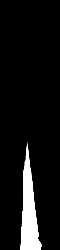

Here is the Python script that generated this plot:
"""
Script to perfrom a fisheye correction followed by birdeye view 

Usage:
    birdseye.py  [--in=<image_pth>] [--out=<image_pth>] 

Options:
    -i --in=<image_pth>   Path to find the raw image [default: /home/brian/Downloads/labels]
    -o --out=<image_pth>  Path to put the processed image [default: /home/brian/Downloads/train_data/Masks]

"""
from docopt import docopt
import numpy as np
import cv2
import os
import matplotlib.pyplot as plt  

def camera_matrix(intrinsics):
    """
    Returns a camera matrix K from librealsense intrinsics
    """
    return np.array([[intrinsics["fx"],             0, intrinsics["ppx"]],
                     [            0, intrinsics["fy"], intrinsics["ppy"]],
                     [            0,             0,              1]])

def fisheye_distortion(intrinsics):
    """
    Returns the fisheye distortion from librealsense intrinsics
    """
    return np.array(intrinsics["coeffs"][:4])

def undistort(img):    
    """
    Perform a fisheye undistort  
    """
    leftcam = {
    "width": 848,
    "height": 800, 
    "ppx": 432.782, "ppy": 406.656, 
    "fx": 285.247, "fy": 286.178, 
    "model": 5, 
    "coeffs": [-0.00460218, 0.0404374, -0.0388418, 0.00706689, 0]
    }

    # Translate the intrinsics from librealsense into OpenCV
    K  = camera_matrix(leftcam)
    D  = fisheye_distortion(leftcam)
    DIM = (leftcam["width"], leftcam["height"])
    print("camera_matrix:", K)
    print("distortion:",D)
    print("camera:", DIM)
   
    map1, map2 = cv2.fisheye.initUndistortRectifyMap(K, D, np.eye(3), K, DIM, cv2.CV_32FC1)
    undistorted_img = cv2.remap(img, map1, map2, interpolation=cv2.INTER_LINEAR, borderMode=cv2.BORDER_CONSTANT)    
    return undistorted_img 

def reverse(img):
    """
    Reverse the preprocessing performed on an image 
    """
    print(img.shape)
    original = np.zeros((800,848,3),dtype=np.uint8)
    #img = cv2.resize(img,None,fx=2.0,fy=2.0,interpolation=cv2.INTER_AREA)
    print(img.shape)
    original[230:550, 130:770] = img
    return original

def warpperspective(img):
    """
    Create a birdseye view from image 
    """
    srcpts = np.float32([[400,420],[500,420],[130,550],[770,550]])
    dstpts = np.float32([[20,50],[40,50],[20,250],[40,250]])
    M = cv2.getPerspectiveTransform(srcpts,dstpts)
    dst = cv2.warpPerspective(img,M,(60,250))
    return dst

def main(img_path,out_path):
    
    #img_path = '/home/brian/cam1/605_cam-image1_.jpg'
    #out_path = '/home/brian/sample01mask.jpg'

    img = cv2.imread(img_path)
    assert img is not None,"File:"+img_path+" not loaded"

    original = reverse(img)
    undistorted_img = undistort(original)
    birdseye_img = warpperspective(original)
    plt.subplot(131),plt.imshow(original),plt.title('Original')
    plt.subplot(132),plt.imshow(undistorted_img),plt.title('Undistorted')
    plt.subplot(133),plt.imshow(birdseye_img),plt.title('Birdseye')
    plt.show()
    cv2.imwrite(out_path,birdseye_img) 

if __name__ == '__main__':

    args = docopt(__doc__,version='undistort version 1.0')
    # print(args)
    main(args['--in'],args['--out'])
